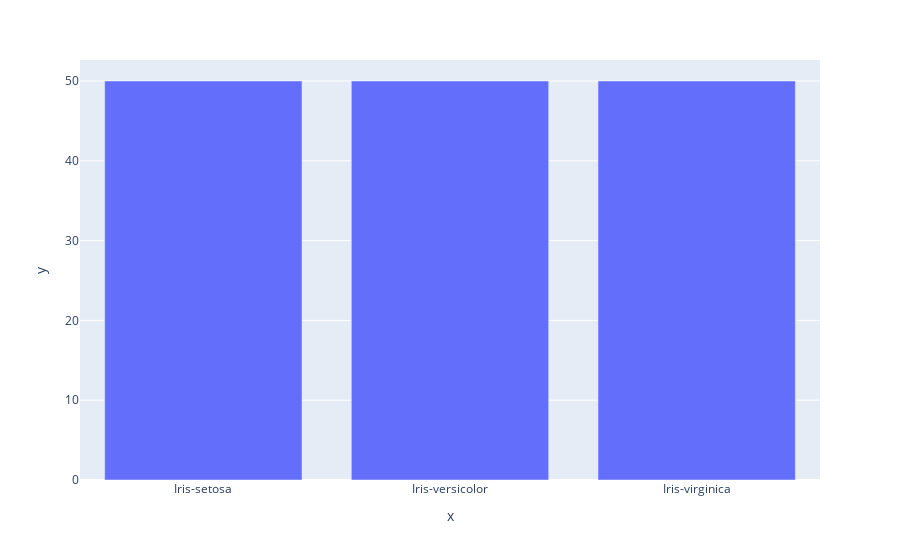

Here is the notebook cell this chart was saved with:
### Code cell
import plotly.express as px
#visualize distribution interactive
species_counts = iris_df['Species'].value_counts()
fig = px.bar(x=species_counts.index, y=species_counts.values)
fig.show()

### Figure 1 — Plotly figure (JSON) as saved in the notebook; plotly's stock layout.template omitted (floating-point values rounded to 4 significant figures)
{"data": [{"alignmentgroup": "True", "hovertemplate": "x=%{x}<br>y=%{y}<extra></extra>", "legendgroup": "", "marker": {"color": "#636efa", "pattern": {"shape": ""}}, "name": "", "offsetgroup": "", "orientation": "v", "showlegend": false, "textposition": "auto", "type": "bar", "x": ["Iris-setosa", "Iris-versicolor", "Iris-virginica"], "xaxis": "x", "y": [50, 50, 50], "yaxis": "y"}], "layout": {"barmode": "relative", "legend": {"tracegroupgap": 0}, "margin": {"t": 60}, "xaxis": {"anchor": "y", "domain": [0, 1], "title": {"text": "x"}}, "yaxis": {"anchor": "x", "domain": [0, 1], "title": {"text": "y"}}}}
